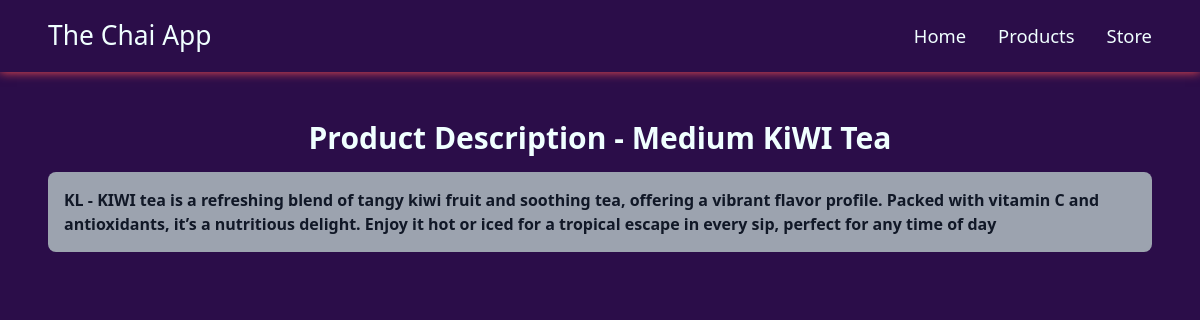
The app's page /app/v1/1/ with its own data.
### my_app/models.py (models this page shows, shortened)
class Different_Chais(models.Model):
    CHAI_TYPE_CHOICES = [
        ('ML', 'MASALA'),
        ('GR', 'GINGER'),
        ('KL', 'KIWI'),
        ('PL', 'PLAIN'),
        ('EL', 'ELAICHI'),
    ]
    name = models.CharField(max_length=100, default='')
    image = models.ImageField(upload_to='uploads/', default='')
    current_time = models.DateTimeField(default=timezone.now)
    chai_type = models.CharField(max_length=2,
    choices=CHAI_TYPE_CHOICES, default='ML')
    description = models.TextField(max_length=255, default='')
    price = models.DecimalField(max_digits=10, default=0.00, decimal_places=2)

### my_app/views.py (the view)
# urls.py: path('<int:params>/', views.product_description, name='product_description'),
def product_description(request, params):
    product_id = get_object_or_404(Different_Chais, pk=params)
    return render(request, 'chai_store/description.html', {'product': product_id})

### my_app/templates/chai_store/description.html (shortened to what this page needs)
{% extends "layout.html" %}
{% block content %}
    <div class="p-4">
        <h1 class="text-3xl font-semibold text-center mb-4">
            Product Description - {{product.name}}
        </h1>
        <div
            class="bg-gray-400 text-gray-900 p-4 rounded-lg font-semibold"
        >
            <p>
                {{product.chai_type}} - {{product.description}}
            </p>
        </div>
    </div>
{% endblock %}

### templates/layout.html (shortened to what this page needs)
{% load static tailwind_tags %}
{% load static %}
<!DOCTYPE html>
<html lang="en">
<head>
    <link rel="stylesheet" href="{% static 'style.css' %}">
    {% tailwind_css %}
</head>
<body>
    <nav>
        <h1>The Chai App</h1>
        <ul>
            <li><a href="#">Home</a></li>
            <li><a href="{% url 'products' %}">Products</a></li>
            <li><a href="#">Store</a></li>
        </ul>
    </nav>
    <main>
        {% block content %}
        {% endblock %}
    </main>
</body>
</html>

### static/style.css (style rules this page uses)
* { margin: 0; padding: 0; box-sizing: border-box; }
html, body { height: 100dvh; width: 100%; background-color: rgb(43, 13, 73); color: azure; }
nav { display: flex; justify-content: space-between; align-items: center; padding: 1rem 3rem; box-shadow: 0 0 10px rgb(247, 79, 79); }
nav>h1 { font-size: 1.65rem; font-weight: 500; cursor: pointer; }
nav>ul { display: flex; justify-content: center; align-items: center; gap: 2rem; list-style: none; font-size: 1.15rem; font-weight: 400; cursor: pointer; }
li>a { text-decoration: none; color: azure; }
main { display: flex; flex-direction: column; justify-content: center; align-items: center; gap: 1rem; padding: 2rem; }

### records on screen
Different_Chais: name "Medium KiWI Tea", chai_type "KL", description "KIWI tea is a refreshing blend of tangy kiwi fruit and soothing tea, offering a vibrant flavor profile. Packed with vitamin C and antioxidants, it’s a nutritious delight. Enjoy it hot or iced for a tropical escape in every sip, perfect for any time of day"
